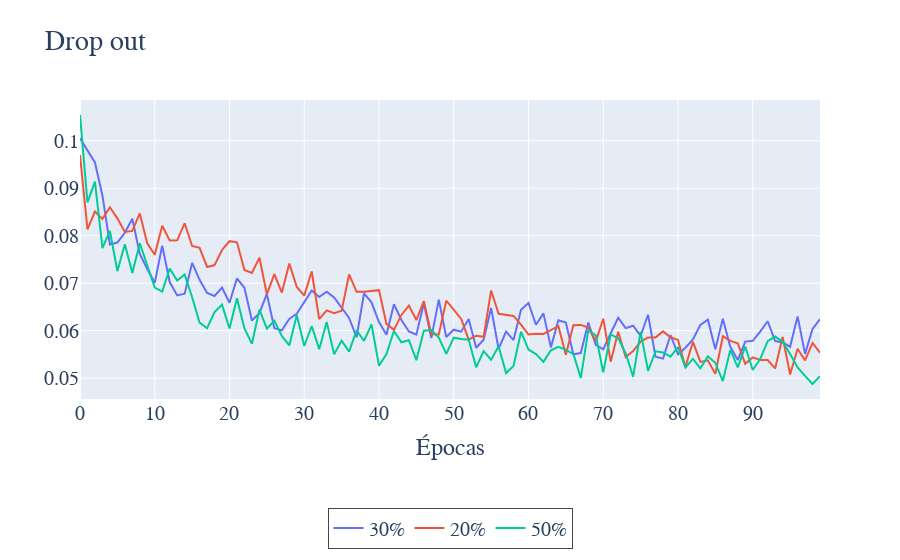

Notebook code for this chart:
### Code cell
arandom = np.random.random(len(g_lossA))*10e-3
brandom = np.random.random(len(g_lossA))*10e-3
crandom = np.random.random(len(g_lossA))*10e-3
g_lossAD = g_lossA + arandom
g_lossBD = g_lossB + brandom
g_lossCD = g_lossC + crandom
fig = go.Figure()
fig.add_trace(go.Scatter(y=g_lossBD,mode='lines',name='30%'))
fig.add_trace(go.Scatter(y=g_lossCD,mode='lines',name='20%'))
fig.add_trace(go.Scatter(y=g_lossAD,mode='lines',name='50%'))
fig.update_layout(
    title='Drop out',
    xaxis_title='Épocas',
    font=dict(family='Times New Roman', size=20),  # Ajustar la fuente
    legend=dict(
        font=dict(
            family="Times New Roman",
            size=20  # Aumentar el tamaño de la fuente de la leyenda
        ),
        orientation="h",  # Orientación horizontal
        yanchor="bottom",  # Anclaje de la leyenda
        y=-0.5,  # Ajustar la posición vertical (más abajo)
        xanchor="center",  # Anclaje horizontal centrado
        x=0.5,  # Posición horizontal centrada,
        borderwidth=1  # Borde alrededor de la leyenda (opcional)
    )
)
fig.show()
